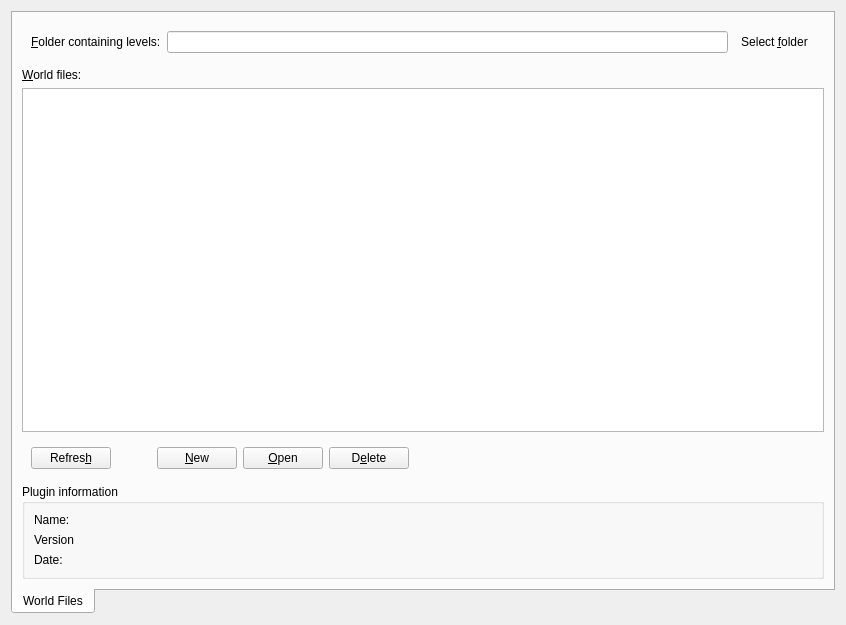
<?xml version="1.0" encoding="UTF-8"?>
<ui version="4.0">
 <class>WorldManagerTab</class>
 <widget class="QWidget" name="WorldManagerTab">
  <property name="geometry">
   <rect>
    <x>0</x>
    <y>0</y>
    <width>846</width>
    <height>625</height>
   </rect>
  </property>
  <property name="windowTitle">
   <string>Form</string>
  </property>
  <layout class="QGridLayout" name="gridLayout">
   <item row="1" column="0">
    <widget class="QTabWidget" name="WorldSubTabs">
     <property name="tabPosition">
      <enum>QTabWidget::South</enum>
     </property>
     <property name="currentIndex">
      <number>0</number>
     </property>
     <property name="documentMode">
      <bool>false</bool>
     </property>
     <widget class="QWidget" name="tab">
      <attribute name="title">
       <string>World Files</string>
      </attribute>
      <layout class="QGridLayout" name="gridLayout_2">
       <item row="0" column="0">
        <widget class="QFrame" name="frame_2">
         <property name="frameShape">
          <enum>QFrame::NoFrame</enum>
         </property>
         <property name="frameShadow">
          <enum>QFrame::Plain</enum>
         </property>
         <layout class="QHBoxLayout" name="horizontalLayout_2">
          <item>
           <widget class="QLabel" name="label">
            <property name="text">
             <string>&amp;Folder containing levels:</string>
            </property>
            <property name="buddy">
             <cstring>lineEdit</cstring>
            </property>
           </widget>
          </item>
          <item>
           <widget class="QLineEdit" name="lineEdit">
            <property name="toolTip">
             <string>The folder containing your .world files or V-Engine levels.</string>
            </property>
            <property name="whatsThis">
             <string>The folder containing your .world files or V-Engine levels.</string>
            </property>
            <property name="readOnly">
             <bool>true</bool>
            </property>
           </widget>
          </item>
          <item>
           <widget class="QToolButton" name="toolButtonSelectFolder">
            <property name="toolTip">
             <string>Opens a dialog allowing you to select a folder.</string>
            </property>
            <property name="whatsThis">
             <string>Opens a dialog allowing you to select a folder.</string>
            </property>
            <property name="text">
             <string>Select &amp;folder</string>
            </property>
            <property name="icon">
             <iconset resource="../Resources/EntityEditor_QT.qrc">
              <normaloff>:/EntityEditor/WDBFolder</normaloff>:/EntityEditor/WDBFolder</iconset>
            </property>
            <property name="toolButtonStyle">
             <enum>Qt::ToolButtonTextBesideIcon</enum>
            </property>
            <property name="autoRaise">
             <bool>true</bool>
            </property>
           </widget>
          </item>
         </layout>
        </widget>
       </item>
       <item row="5" column="0">
        <widget class="QFrame" name="frame">
         <property name="frameShape">
          <enum>QFrame::NoFrame</enum>
         </property>
         <property name="frameShadow">
          <enum>QFrame::Plain</enum>
         </property>
         <layout class="QHBoxLayout" name="horizontalLayout">
          <item>
           <widget class="QPushButton" name="pushButtonRefreshList">
            <property name="toolTip">
             <string>Refreshes the list of levels. Use this if you added a new level after the editor started and it doesn't show up yet.</string>
            </property>
            <property name="whatsThis">
             <string>Refreshes the list of levels. Use this if you added a new level after the editor started and it doesn't show up yet.</string>
            </property>
            <property name="text">
             <string>Refres&amp;h</string>
            </property>
            <property name="icon">
             <iconset resource="../Resources/EntityEditor_QT.qrc">
              <normaloff>:/EntityEditor/WDBRefresh</normaloff>:/EntityEditor/WDBRefresh</iconset>
            </property>
           </widget>
          </item>
          <item>
           <spacer name="horizontalSpacer_2">
            <property name="orientation">
             <enum>Qt::Horizontal</enum>
            </property>
            <property name="sizeType">
             <enum>QSizePolicy::Minimum</enum>
            </property>
            <property name="sizeHint" stdset="0">
             <size>
              <width>40</width>
              <height>20</height>
             </size>
            </property>
           </spacer>
          </item>
          <item>
           <widget class="QPushButton" name="pushButtonNew">
            <property name="toolTip">
             <string>Creates a new world database.</string>
            </property>
            <property name="whatsThis">
             <string>Creates a new world database.</string>
            </property>
            <property name="text">
             <string>&amp;New</string>
            </property>
            <property name="icon">
             <iconset resource="../Resources/EntityEditor_QT.qrc">
              <normaloff>:/EntityEditor/WDBAdd</normaloff>:/EntityEditor/WDBAdd</iconset>
            </property>
           </widget>
          </item>
          <item>
           <widget class="QPushButton" name="pushButtonOpen">
            <property name="toolTip">
             <string>Attempts to load the world database that matches the selected level.</string>
            </property>
            <property name="whatsThis">
             <string>Attempts to load the world database that matches the selected level.</string>
            </property>
            <property name="text">
             <string>&amp;Open</string>
            </property>
            <property name="icon">
             <iconset resource="../Resources/EntityEditor_QT.qrc">
              <normaloff>:/EntityEditor/WDBGo</normaloff>:/EntityEditor/WDBGo</iconset>
            </property>
           </widget>
          </item>
          <item>
           <widget class="QPushButton" name="pushButtonDelete">
            <property name="toolTip">
             <string>Removes the world database accompanying the selected level.</string>
            </property>
            <property name="whatsThis">
             <string>Removes the world database accompanying the selected level.</string>
            </property>
            <property name="text">
             <string>D&amp;elete</string>
            </property>
            <property name="icon">
             <iconset resource="../Resources/EntityEditor_QT.qrc">
              <normaloff>:/EntityEditor/WDBDel</normaloff>:/EntityEditor/WDBDel</iconset>
            </property>
           </widget>
          </item>
          <item>
           <spacer name="horizontalSpacer">
            <property name="orientation">
             <enum>Qt::Horizontal</enum>
            </property>
            <property name="sizeHint" stdset="0">
             <size>
              <width>40</width>
              <height>20</height>
             </size>
            </property>
           </spacer>
          </item>
         </layout>
        </widget>
       </item>
       <item row="3" column="0">
        <widget class="QListWidget" name="listWidget">
         <property name="toolTip">
          <string>List of detected V-Engine level (.world) files.</string>
         </property>
         <property name="whatsThis">
          <string>List of detected V-Engine level (.world) files.</string>
         </property>
         <property name="viewMode">
          <enum>QListView::ListMode</enum>
         </property>
         <property name="uniformItemSizes">
          <bool>true</bool>
         </property>
         <property name="wordWrap">
          <bool>false</bool>
         </property>
         <property name="selectionRectVisible">
          <bool>false</bool>
         </property>
         <property name="sortingEnabled">
          <bool>false</bool>
         </property>
        </widget>
       </item>
       <item row="2" column="0">
        <widget class="QLabel" name="label_2">
         <property name="text">
          <string>&amp;World files:</string>
         </property>
         <property name="buddy">
          <cstring>listWidget</cstring>
         </property>
        </widget>
       </item>
       <item row="6" column="0">
        <widget class="QGroupBox" name="groupBox">
         <property name="title">
          <string>Plugin information</string>
         </property>
         <layout class="QVBoxLayout" name="verticalLayout">
          <item>
           <widget class="QLabel" name="labelPluginName">
            <property name="text">
             <string>Name:</string>
            </property>
           </widget>
          </item>
          <item>
           <widget class="QLabel" name="labelPluginVersion">
            <property name="text">
             <string>Version</string>
            </property>
           </widget>
          </item>
          <item>
           <widget class="QLabel" name="labelPluginDate">
            <property name="text">
             <string>Date:</string>
            </property>
           </widget>
          </item>
         </layout>
        </widget>
       </item>
      </layout>
     </widget>
    </widget>
   </item>
  </layout>
 </widget>
 <tabstops>
  <tabstop>WorldSubTabs</tabstop>
  <tabstop>lineEdit</tabstop>
  <tabstop>toolButtonSelectFolder</tabstop>
  <tabstop>listWidget</tabstop>
  <tabstop>pushButtonRefreshList</tabstop>
  <tabstop>pushButtonNew</tabstop>
  <tabstop>pushButtonOpen</tabstop>
  <tabstop>pushButtonDelete</tabstop>
 </tabstops>
 <resources>
  <include location="../Resources/EntityEditor_QT.qrc"/>
 </resources>
 <connections/>
</ui>
